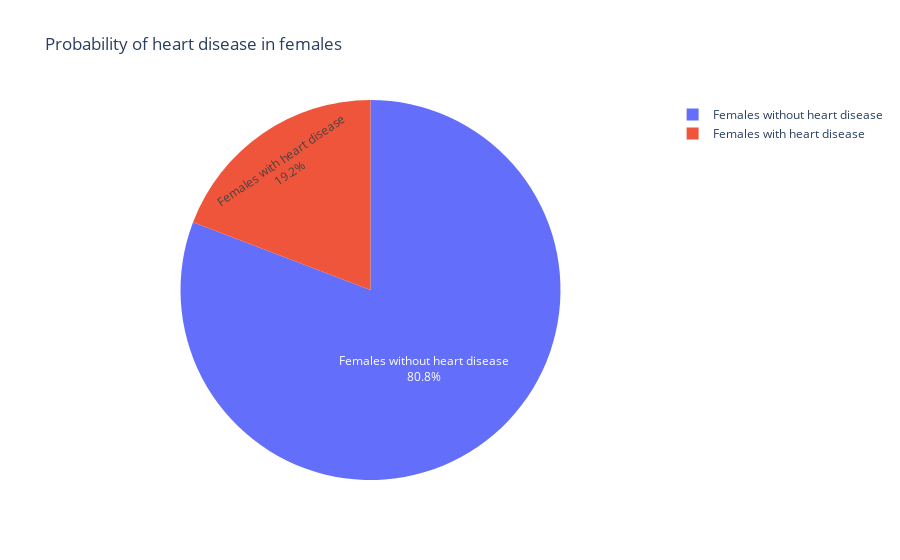

Notebook code for this chart:
### Markdown cell above
### Pie charts - Heart disease in Females and Males

### Code cell
# Calculate the counts and percentages
counts = [df[(df["Sex"] == 'F') & (df["HeartDisease"] == 0)].count().to_numpy()[0],
          df[(df["Sex"] == 'F') & (df["HeartDisease"] == 1)].count().to_numpy()[0]]
total = sum(counts)
percentages = [count/total*100 for count in counts]

# Define the labels 
labels = ["Females without heart disease", "Females with heart disease"]

# Create the pie chart
fig = go.Figure(data=[go.Pie(labels=labels, 
                             values=percentages,
                             textinfo='label+percent'
                            )])

# Set the chart title and legend
fig.update_layout(title_text='Probability of heart disease in females', showlegend=True)

# Show the chart
fig.show()

### Figure 1 — Plotly figure (JSON) as saved in the notebook; plotly's stock layout.template omitted (floating-point values rounded to 4 significant figures)
{"data": [{"labels": ["Females without heart disease", "Females with heart disease"], "textinfo": "label+percent", "type": "pie", "values": [80.81, 19.19]}], "layout": {"autosize": true, "showlegend": true, "title": {"text": "Probability of heart disease in females"}}}
